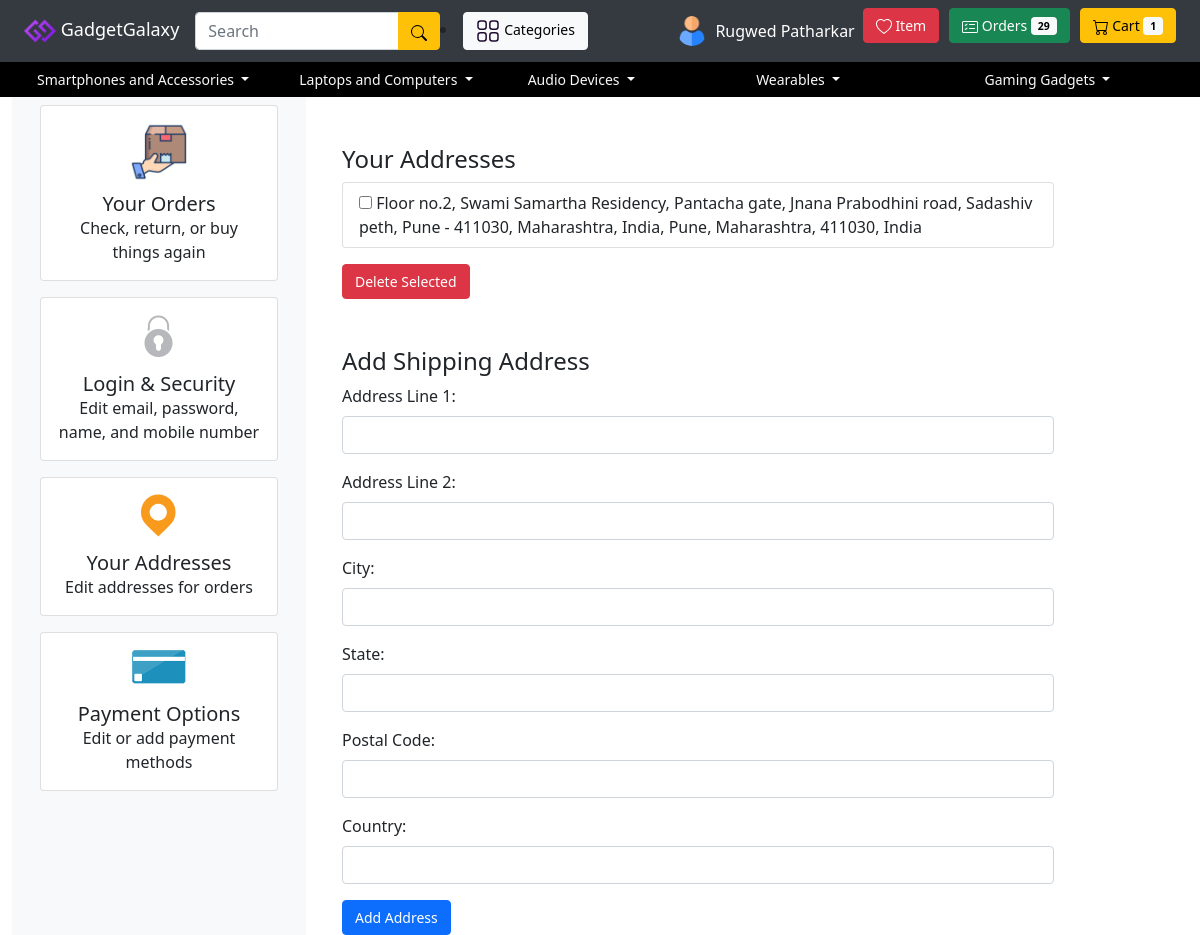
Screenshot of /accounts/add_address/ (signed in) with the database file from the repository.
### ecommerce_project_accounts/models.py (models this page shows, shortened)
class Address(models.Model):
    profile = models.ForeignKey('Profile', on_delete=models.CASCADE, related_name='addresses')
    address_line1 = models.CharField(max_length=255)
    address_line2 = models.CharField(max_length=255, blank=True, null=True)
    city = models.CharField(max_length=100)
    state = models.CharField(max_length=100)
    postal_code = models.CharField(max_length=20)
    country = models.CharField(max_length=100)

### ecommerce_project_accounts/views.py (the view)
# urls.py: path('add_address/', add_address, name='add_address'),
@login_required
def add_address(request):
    user = request.user
    if request.method == 'POST':
        address_form = AddressForm(request.POST)
        if address_form.is_valid():
            address = address_form.save(commit=False)
            address.profile = user.profile
            address.save()
            messages.success(request, 'Address added successfully.')
        else:
            messages.error(request, 'Invalid address form submission.')
    else:
        address_form = AddressForm()
    addresses = user.profile.addresses.all()
    addresses_to_delete = request.POST.getlist('addresses_to_delete')
    if addresses_to_delete:
        user.profile.addresses.filter(id__in=addresses_to_delete).delete()
        messages.success(request, 'Selected addresses deleted successfully.')
    return render(request, 'accounts/add_address.html', {
        'user': user,
        'address_form': address_form,
        'addresses': addresses,
    })

### ecommerce_project_accounts/forms.py
class AddressForm(forms.ModelForm):
    class Meta:
        model = Address
        fields = ['address_line1', 'address_line2', 'city', 'state', 'postal_code', 'country']

### ecommerce_project_transactions/context_processors.py (called while the page is built)
def liked_cart_count(request):
    liked_items_count = 0
    cart_items_count = 0
    ordered_items_count = 0
    if request.user.is_authenticated and hasattr(request.user, 'profile'):
        liked_items_count = LikedItem.objects.filter(profile=request.user.profile).count()
        cart_items_count = CartItem.objects.filter(profile=request.user.profile).count()
        ordered_items_count= OrderedItem.objects.filter(profile=request.user.profile).count()
    return {
        'liked_items_count': liked_items_count,
        'cart_items_count': cart_items_count,
        'ordered_items_count': ordered_items_count,
    }

### templates/accounts/add_address.html (shortened to what this page needs)
{% extends 'accounts/profile.html' %}
{% block profile %}
  <div class="container-fluid mt-5">
    <h2>Your Addresses</h2>
    <form method="post"  id="delete-address-form">
      {% if addresses %}
        <ul class="list-group">
          {% for address in addresses %}
            <li class="list-group-item">
              <input type="checkbox" name="addresses_to_delete" value="{{ address.id }}">
              {{ address.address_line1 }}, {{ address.city }}, {{ address.state }}, {{ address.postal_code }}, {{ address.country }}
            </li>
          {% endfor %}
        </ul>
        <button type="submit" class="btn btn-danger mt-3">Delete Selected</button>
      {% else %}
        <p>No addresses added yet.</p>
      {% endif %}
      <h2 class="mt-5">Add Shipping Address</h2>
      <div class="mb-3">
        <label for="id_address_line1" class="form-label">Address Line 1:</label>
        <input type="text" name="address_line1" id="id_address_line1" class="form-control" >
      </div>
      <div class="mb-3">
        <label for="id_address_line2" class="form-label">Address Line 2:</label>
        <input type="text" name="address_line2" id="id_address_line2" class="form-control">
      </div>
      <div class="mb-3">
        <label for="id_city" class="form-label">City:</label>
        <input type="text" name="city" id="id_city" class="form-control" >
      </div>
      <div class="mb-3">
        <label for="id_state" class="form-label">State:</label>
        <input type="text" name="state" id="id_state" class="form-control" >
      </div>
      <div class="mb-3">
        <label for="id_postal_code" class="form-label">Postal Code:</label>
        <input type="text" name="postal_code" id="id_postal_code" class="form-control" >
      </div>
      <div class="mb-3">
        <label for="id_country" class="form-label">Country:</label>
        <input type="text" name="country" id="id_country" class="form-control" >
      </div>
      <button type="submit" class="btn btn-primary">Add Address</button>
    </form>
  </div>
{% endblock %}

### templates/base/base.html (shortened to what this page needs)
{% load static %}
<!DOCTYPE html>
<html lang="en">
  <head>
    <link
      href="https://stackpath.bootstrapcdn.com/bootstrap/4.5.2/css/bootstrap.min.css"
      rel="stylesheet"
    />
      <link rel="stylesheet" href="https://unpkg.com/swiper/swiper-bundle.min.css">
    <link
      href="https://cdn.jsdelivr.net/npm/bootstrap@5.3.2/dist/css/bootstrap.min.css"
      rel="stylesheet"
    />
    <link
      href="https://cdn.jsdelivr.net/npm/bootstrap@5.0.2/dist/css/bootstrap.min.css"
      rel="stylesheet"
    />
  </head>
  <body>
    <nav
      class="navbar navbar-expand-md navbar-light"
      style="background-color: #343a40"
    >
      <div class="container-fluid">
        <a class="navbar-brand" href="/" style="color: white;font-size:18px">
          <img src="/media/img/favicon.ico" />
           GadgetGalaxy
        </a>
        <div class="collapse navbar-collapse" id="navbarNav">
          <form
            class="w-25"
            action="{% url 'home' %}"
            method="get"
          >
            <div class="input-group">
              <input
                class="form-control"
                type="search"
                placeholder="Search"
                aria-label="Search"
                name="q"
                value="{{ request.GET.q }}"
              />
              <div class="input-group-append">
                <button class="btn btn-warning" type="submit"></button>
              </div>
            </div>
          </form>
          <li class="nav-item">
            <a class="btn btn-light"style="margin-right: 10px" href="/products/categories/">
              Categories
            </a>
          </li>
          <div class="ml-auto">
            <ul class="navbar-nav">
              {% if user.is_authenticated %}
              <li class="nav-item dropdown" >
  <button
    class=" nav-link "
    id="navbarDropdown"
    data-toggle="dropdown"
    aria-haspopup="true"
    aria-expanded="false"
    style="color: #ffffff"
  >
    <div class="d-flex align-items-center">
      {% if user.profile.profile_image %}
        <img src="{{ user.profile.profile_image.url }}" alt="Profile Image" class="img-fluid rounded-circle mr-2" style="width: 30px; height: 30px;">
      {% else %}
        <img src="/media/img/profilephoto.png" alt="Default Profile Image" class="img-fluid rounded-circle mr-2" style="width: 30px; height: 30px;">
      {% endif %}
      {{ user.first_name }} {{ user.last_name }}
    </div>
  </button>
</li>
<li class="nav-item">
  <a class="btn btn-danger" style="margin-right: 10px" href="/transactions/show-liked-items/">
    Item
  </a>
</li>
<li class="nav-item">
  <a class="btn btn-success"style="margin-right: 10px" href="/transactions/view-orders/">
    Orders
    {% if ordered_items_count > 0 %}
    <span style="color:black" class="badge badge-light">{{ ordered_items_count }}</span>
  {% endif %}
  </a>
</li>
<li class="nav-item">
  <a class="btn btn-warning" href="/transactions/view-cart/">
    Cart
    {% if cart_items_count > 0 %}
      <span style="color:black" class="badge badge-light">{{ cart_items_count }}</span>
    {% endif %}
  </a>
</li>
              {% endif %}
            </ul>
          </div>
        </div>
      </div>
    </nav>
    <div class="container-fluid" style="background-color: #000000">
      <div class="row">
        <div class="col-md">
          <div class="dropdown">
            <button
              class="btn dropdown-toggle"
              type="button"
              id="dropdownMenu1"
              data-toggle="dropdown"
              aria-haspopup="true"
              aria-expanded="false"
            >
              Smartphones and Accessories
            </button>
          </div>
        </div>
        <div class="col-md">
          <div class="dropdown">
            <button
              class="btn dropdown-toggle"
              type="button"
              id="dropdownMenu2"
              data-toggle="dropdown"
              aria-haspopup="true"
              aria-expanded="false"
            >
              Laptops and Computers
            </button>
          </div>
        </div>
        <div class="col-md">
          <div class="dropdown">
            <button
              class="btn dropdown-toggle"
              type="button"
              id="dropdownMenu3"
              data-toggle="dropdown"
              aria-haspopup="true"
              aria-expanded="false"
            >
              Audio Devices
            </button>
          </div>
        </div>
        <div class="col-md">
          <div class="dropdown">
            <button
              class="btn dropdown-toggle"
              type="button"
              id="dropdownMenu4"
              data-toggle="dropdown"
              aria-haspopup="true"
              aria-expanded="false"
            >
              Wearables
            </button>
          </div>
        </div>
        <div class="col-md">
          <div class="dropdown">
            <button
              class="btn dropdown-toggle"
              type="button"
              id="dropdownMenu5"
              data-toggle="dropdown"
              aria-haspopup="true"
              aria-expanded="false"
            >
              Gaming Gadgets
            </button>
          </div>
        </div>
      </div>
    </div>
    {% block start %}
    {% endblock %}
  </body>
</html>

### templates/base/base.html (style rules this page uses)
.dropdown button { color: #f8f9fa; pointer-events: none; }
body { font-size: 16px; }
h1, h2, h3, h4, h5, h6 { font-size: 1.5em; }
.btn { font-size: 0.875em; }
a { font-size: 1em; }
label { font-size: 1em; }
input, select, textarea { font-size: 1em; }

### rows the page displays
Address: address_line1 "Floor no.2, Swami Samartha Residency, Pantacha gate, Jnana Prabodhini road, Sadashiv peth, Pune - 411030, Maharashtra, India", city "Pune", state "Maharashtra", postal_code "411030", country "India"

### other values shown
{{ user.first_name }} "Rugwed"
{{ user.last_name }} "Patharkar"
{{ ordered_items_count }} "29"
{{ cart_items_count }} "1"
